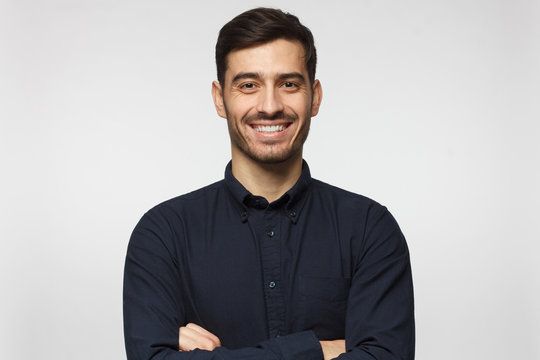
#> input picture images/person.jpg, 540 x 360 px, found by its file name
$ python bluring_image.py
#> lines starting #> are read from the running program, lines starting #| are printed output that depends on the picture
import cv2
import numpy as np

image= cv2.imread("C:\\Users\DELL\\computer Vision\\images\\person.jpg")
#> image is the input picture: shape (360, 540, 3); mean B, G, R 173.6, 172.8, 175.2

re_image= cv2.resize(image, (300,300))
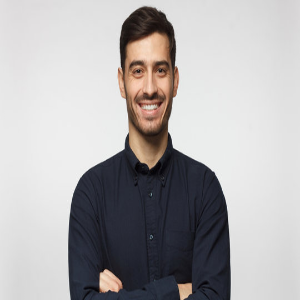
#> re_image: shape (300, 300, 3); mean B, G, R 173.5, 172.8, 175.1

g= cv2.GaussianBlur(re_image, (7,7),0)
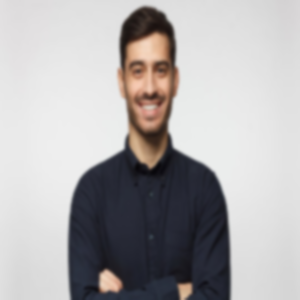
#> g: shape (300, 300, 3); mean B, G, R 173.5, 172.8, 175.1
m= cv2.medianBlur(re_image, 5)
b= cv2.bilateralFilter(re_image, 9,75,70)

h= np.hstack((re_image,g,m,b))
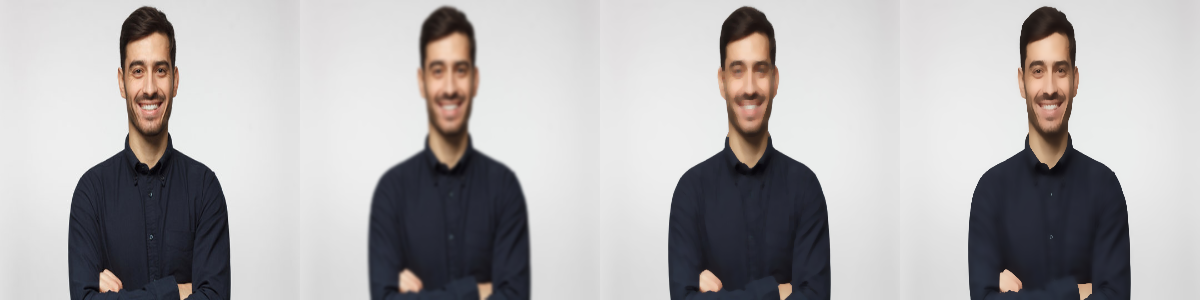
#> h: shape (300, 1200, 3); mean B, G, R 173.6, 172.8, 175.2

cv2.imshow("image", h)
cv2.waitKey(0)
cv2.destroyAllWindows()
